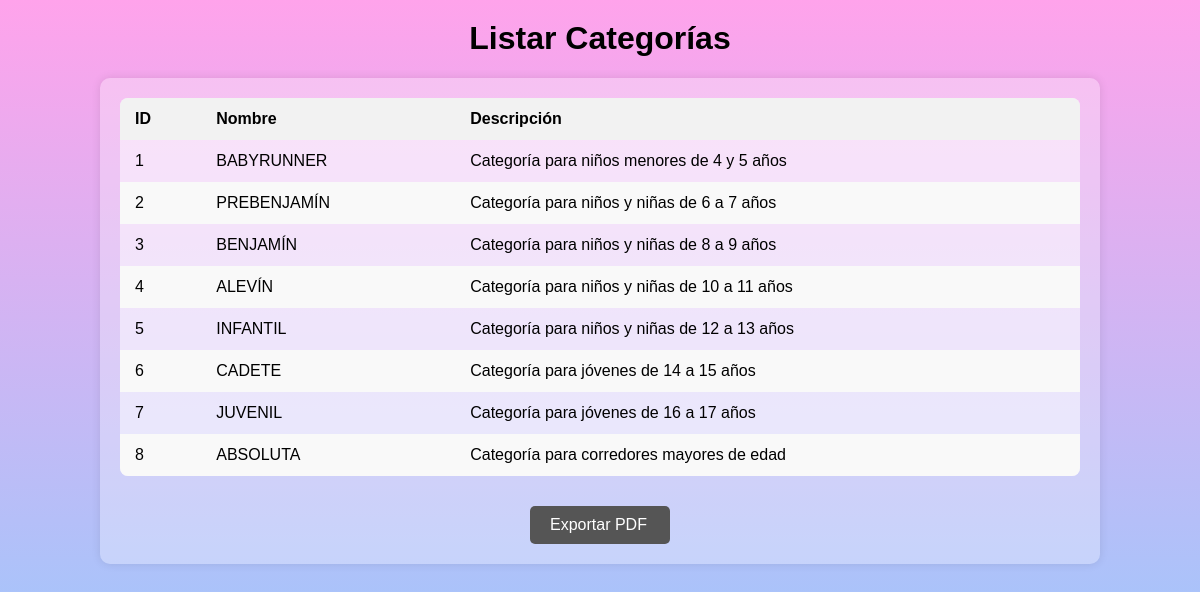
The page /src/php/index.php on the database its author committed.
### tables this page shows
CREATE TABLE `categorias` (
  `id_categoria` tinyint UNSIGNED NOT NULL,
  `nombre` varchar(100) NOT NULL,
  `descripcion` varchar(500) NOT NULL,
  `edad` tinyint UNSIGNED NOT NULL,
  `precio` tinyint UNSIGNED NOT NULL,
  `distancia` smallint UNSIGNED DEFAULT NULL,
  `recorrido` varchar(200) DEFAULT NULL,
  `hora` time DEFAULT NULL
);

### src/php/models/conexion.php (called while the page is built, shortened)
<?php
class ConexionDB {
    public function __construct() {
        $this->conexion = new mysqli(SERVIDOR, USUARIO, CONTRASENIA, BBDD);
    }
}
?>

### src/php/controllers/cmarcas.php (called while the page is built, shortened)
<?php
require_once __DIR__ . '/../models/mmarcas.php';
class CMarcas {
    public $objModelo;
    public function __construct() {
        $this->objModelo = new MMarcas();
    }
    public function listarCategorias() {
        $this->nombrePagina = 'Listar Categorías';
        $this->view = 'vListarCategorias';
        $datos = $this->objModelo->listarCategorias();
        return $datos;
    }
}
?>

### src/php/models/mmarcas.php (called while the page is built, shortened)
<?php
require_once 'conexion.php';
class MMarcas extends ConexionDB {
    protected $conexion;
    public function listarCategorias() {
        $sql = "SELECT * FROM categorias";
        $resultado = $this->conexion->query($sql);
        $categorias = [];
        while ($fila = $resultado->fetch_assoc()) {
            $categorias[] = $fila;
        }
        return $categorias;
    }
}
?>

### src/php/views/vListarCategorias.php (the view)
<div id="contenedorTabla">
    <table>
        <thead>
            <tr>
                <th>ID</th>
                <th>Nombre</th>
                <th>Descripción</th>
            </tr>
        </thead>
        <tbody>
            <?php foreach ($datos as $categoria) : ?>
                <tr>
                    <td><?= $categoria['id_categoria'] ?></td>
                    <td><?= $categoria['nombre'] ?></td>
                    <td><?= isset($categoria['descripcion']) ? $categoria['descripcion'] : 'No se ha introducido ninguna descripción' ?></td>
                </tr>
            <?php endforeach; ?>
        </tbody>
    </table>
    <a href="index.php?c=cmarcas&m=exportarPDF" id="volverAlMenu" target="_blank">Exportar PDF</a>
</div>

### src/php/views/template/header.php (shortened to what this page needs)
<!DOCTYPE html>
<html>
<head>
    <link rel="stylesheet" href="../css/estilosadmin.css">
</head>
    <body>
        <div>
            <header class="mb-5">
                <div>
                    <h1><?php echo $controlador->nombrePagina; ?></h1>
                </div>
            </header>

### src/php/index.php (shortened to what this page needs)
<?php
    $controlador = new $controladorNombre();
    $metodo = $_GET['m'];
    $datos = $controlador->$metodo();
    $cuerpoPHP = __DIR__ . '/views/' . $controlador->view . '.php';
    $cuerpoHTML = __DIR__ . '/views/' . $controlador->view . '.html';
    require_once __DIR__ .'/views/template/header.php';
    if (file_exists($cuerpoPHP)) {
        require_once $cuerpoPHP;
    } elseif (file_exists($cuerpoHTML)) {
        require_once $cuerpoHTML;
    } else {
        require_once __DIR__ . '/views/vError404.php';
    }
?>

### src/css/estilosadmin.css (style rules this page uses)
body { margin: 0; padding: 0; font-family: Arial, sans-serif; background: linear-gradient(to bottom, #ffa3eb, #8dceff) fixed; background-size: cover; }
#contenedorTabla { background-color: rgba(255, 255, 255, 0.3); border-radius: 10px; padding: 20px; margin: 0 auto; width: 80%; box-shadow: 0 0 10px rgba(0, 0, 0, 0.1); }
table { width: 100%; border-collapse: collapse; background-color: rgba(255, 255, 255, 0.5); border-radius: 8px; overflow: hidden; }
table th, table td { padding: 12px 15px; text-align: left; }
table th { background-color: #f2f2f2; font-weight: bold; }
table tr:nth-child(even) { background-color: #f9f9f9; }
#volverAlMenu { width: 100px; display: block; margin: 0 auto; margin-top: 30px; padding: 10px 20px; background-color: #555; color: #fff; text-decoration: none; border-radius: 5px; }
h1 { color: #000000; text-align: center; margin-top: 0; padding-top: 20px; }

### rows shown on the page
categorias: id_categoria "1", nombre "BABYRUNNER", descripcion "Categoría para niños menores de 4 y 5 años"
categorias: id_categoria "2", nombre "PREBENJAMÍN", descripcion "Categoría para niños y niñas de 6 a 7 años"
categorias: id_categoria "3", nombre "BENJAMÍN", descripcion "Categoría para niños y niñas de 8 a 9 años"
categorias: id_categoria "4", nombre "ALEVÍN", descripcion "Categoría para niños y niñas de 10 a 11 años"
categorias: id_categoria "5", nombre "INFANTIL", descripcion "Categoría para niños y niñas de 12 a 13 años"
categorias: id_categoria "6", nombre "CADETE", descripcion "Categoría para jóvenes de 14 a 15 años"
categorias: id_categoria "7", nombre "JUVENIL", descripcion "Categoría para jóvenes de 16 a 17 años"
categorias: id_categoria "8", nombre "ABSOLUTA", descripcion "Categoría para corredores mayores de edad"

### other values the page prints
$controlador->nombrePagina "Listar Categorías"
